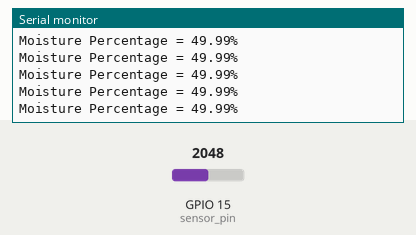
Recording of a sketch running on a simulated ESP32-S3. Parts: the last lines printed to the serial monitor. The test bench sets the inputs (shaded band); at power-on: GPIO 15 (sensor_pin) = 2048.

Above: at 1.2 s.
1.3 s: GPIO 15 (sensor_pin) set to 2866
At 1.31 s:
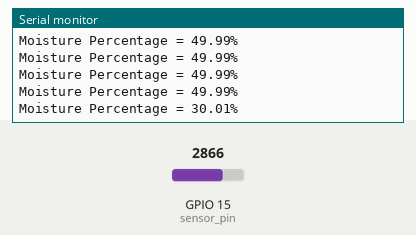
2.8 s: GPIO 15 (sensor_pin) set to 3603
At 2.81 s:
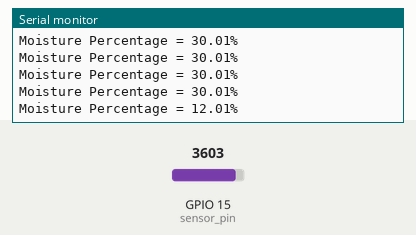
Timing chart, 0 to 5.8 s (numbered marks = the images above; inputs shaded):
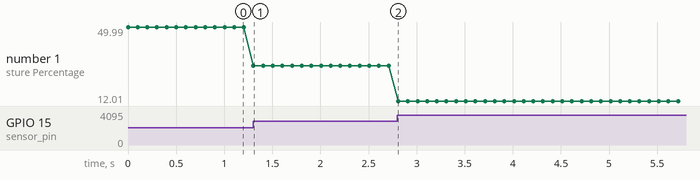

The sketch:

ESP32_S3_SoilMoisture.ino
```cpp
const int sensor_pin = 15; // Example analog pin on ESP32-S3//A0 pin to 15 pin//

void setup() {
  Serial.begin(9600); // Define baud rate for serial communication
}

void loop() {
  float moisture_percentage;
  int sensor_analog;
  sensor_analog = analogRead(sensor_pin);
  moisture_percentage = ( 100 - ( (sensor_analog/4095.00) * 100 ) ); // ESP32 ADC has a 12-bit resolution (4095)
  Serial.print("Moisture Percentage = ");
  Serial.print(moisture_percentage);
  Serial.print("%\n\n");
  delay(100);
}
```

Measured:
- after the input at 1.3 s, the serial monitor: prints a new line at once (image 1)
- after the input at 2.8 s, the serial monitor: prints a new line at once (image 2)
- plotted number 1: 49.99 → 30.01 after the input at 1.3 s, 30.01 → 12.01 after the input at 2.8 s
